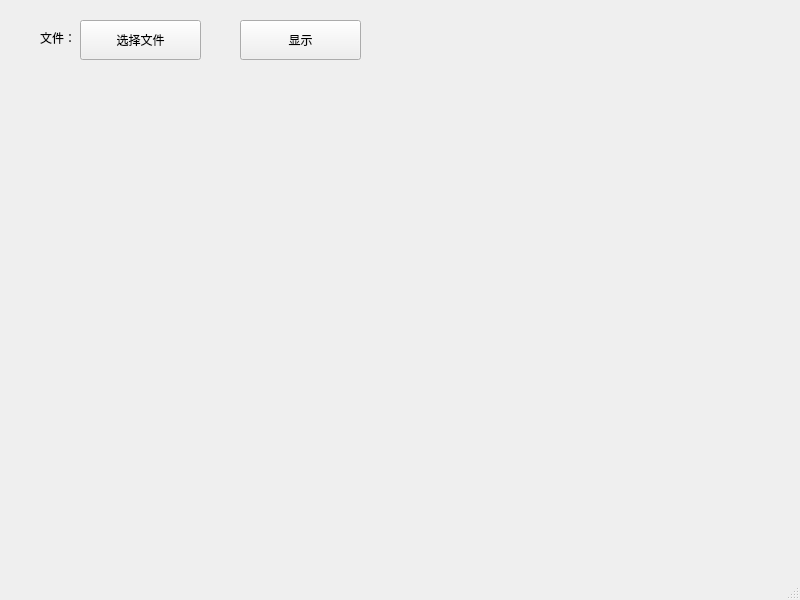
<?xml version="1.0" encoding="UTF-8"?>
<ui version="4.0">
 <class>MainWindow</class>
 <widget class="QMainWindow" name="MainWindow">
  <property name="geometry">
   <rect>
    <x>0</x>
    <y>0</y>
    <width>800</width>
    <height>600</height>
   </rect>
  </property>
  <property name="windowTitle">
   <string>智能电网用电量预测系统</string>
  </property>
  <widget class="QWidget" name="centralwidget">
   <widget class="QLabel" name="label">
    <property name="geometry">
     <rect>
      <x>40</x>
      <y>30</y>
      <width>60</width>
      <height>16</height>
     </rect>
    </property>
    <property name="text">
     <string>文件：</string>
    </property>
   </widget>
   <widget class="QPushButton" name="pushButton">
    <property name="geometry">
     <rect>
      <x>80</x>
      <y>20</y>
      <width>121</width>
      <height>40</height>
     </rect>
    </property>
    <property name="text">
     <string>选择文件</string>
    </property>
   </widget>
   <widget class="QPushButton" name="pushButton_2">
    <property name="geometry">
     <rect>
      <x>240</x>
      <y>20</y>
      <width>121</width>
      <height>40</height>
     </rect>
    </property>
    <property name="text">
     <string>显示</string>
    </property>
   </widget>
  </widget>
  <widget class="QMenuBar" name="menubar">
   <property name="geometry">
    <rect>
     <x>0</x>
     <y>0</y>
     <width>800</width>
     <height>22</height>
    </rect>
   </property>
  </widget>
  <widget class="QStatusBar" name="statusbar"/>
 </widget>
 <resources/>
 <connections/>
</ui>
